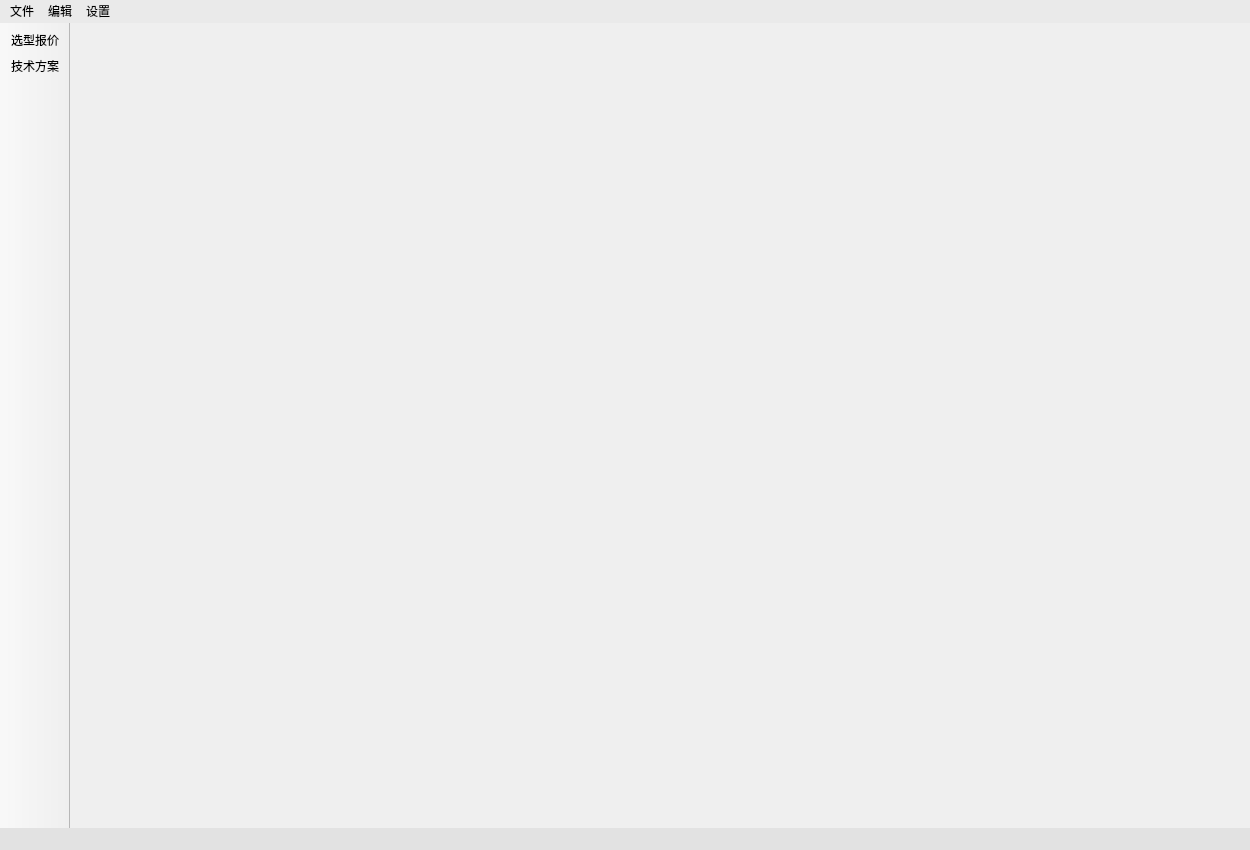
<?xml version="1.0" encoding="UTF-8"?>
<ui version="4.0">
 <class>MainWindow</class>
 <widget class="QMainWindow" name="MainWindow">
  <property name="geometry">
   <rect>
    <x>0</x>
    <y>0</y>
    <width>1250</width>
    <height>850</height>
   </rect>
  </property>
  <property name="windowTitle">
   <string>COPA  选型报价辅助系统</string>
  </property>
  <property name="styleSheet">
   <string notr="true">QMdiSubWindow {
    background-color: #F3F3F3;
    border: 1px solid #444444;
    color: rgb(0, 0, 0);
}

/* 标题栏区域（通过内部布局控制） */
QMdiSubWindow &gt; QWidget {
    background-color: rgb(255, 255, 255);
    color: rgb(0, 0, 0);
}
QMainWindow {background-color: rgb(117, 117, 117)}</string>
  </property>
  <widget class="QWidget" name="centralwidget"/>
  <widget class="QToolBar" name="toolBarLeft">
   <property name="minimumSize">
    <size>
     <width>0</width>
     <height>0</height>
    </size>
   </property>
   <property name="windowTitle">
    <string>工具栏</string>
   </property>
   <property name="movable">
    <bool>false</bool>
   </property>
   <property name="iconSize">
    <size>
     <width>32</width>
     <height>32</height>
    </size>
   </property>
   <property name="toolButtonStyle">
    <enum>Qt::ToolButtonStyle::ToolButtonTextUnderIcon</enum>
   </property>
   <property name="floatable">
    <bool>false</bool>
   </property>
   <attribute name="toolBarArea">
    <enum>LeftToolBarArea</enum>
   </attribute>
   <attribute name="toolBarBreak">
    <bool>false</bool>
   </attribute>
   <addaction name="actionToolA"/>
   <addaction name="actionToolB"/>
  </widget>
  <widget class="QMenuBar" name="menubar">
   <property name="geometry">
    <rect>
     <x>0</x>
     <y>0</y>
     <width>1250</width>
     <height>33</height>
    </rect>
   </property>
   <property name="styleSheet">
    <string notr="true">/* 菜单栏背景 */
QMenuBar {
    background-color: rgb(234, 234, 234);
    color: rgb(0, 0, 0);
}

/* 菜单栏项：鼠标悬停/选中时的样式 */
QMenuBar::item:selected {
    background-color: rgb(222, 222, 222);  /* 选中背景色 */
    color: rgb(0, 0, 0);             /* 选中文字色 */
    border-radius: 4px;
}

/* 菜单栏项：按下时的样式 */
QMenuBar::item:pressed {
    background-color: rgb(222, 222, 222);
    color: rgb(0, 0, 0);
}

/* 下拉菜单整体背景 */
QMenu {
    background-color: rgb(255, 255, 255);
    color: rgb(0, 0, 0);
    border: 1px solid #444444;
}

/* 下拉菜单项：悬停/选中 */
QMenu::item:selected {
    background-color: rgb(222, 222, 222);
    color: rgb(0, 0, 0);
    border-radius: 3px;
}

/* 下拉菜单项：禁用状态 */
QMenu::item:disabled {
    color: #888888;
}

/* 分隔线颜色 */
QMenu::separator {
    background-color: #444444;
    height: 1px;
    margin: 4px 8px;
}</string>
   </property>
   <widget class="QMenu" name="menuFile">
    <property name="title">
     <string>文件</string>
    </property>
    <addaction name="actionNew"/>
    <addaction name="actionNSD"/>
    <addaction name="actionOpen"/>
    <addaction name="separator"/>
    <addaction name="actionSave"/>
    <addaction name="separator"/>
    <addaction name="actionCloseCurrent"/>
    <addaction name="actionCloseAll"/>
   </widget>
   <widget class="QMenu" name="menuEdit">
    <property name="title">
     <string>编辑</string>
    </property>
    <addaction name="actionCut"/>
    <addaction name="actionCopy"/>
    <addaction name="actionPaste"/>
    <addaction name="actionDel"/>
    <addaction name="actionSelectAll"/>
   </widget>
   <widget class="QMenu" name="menuConfig">
    <property name="title">
     <string>设置</string>
    </property>
    <addaction name="actionDefaultInput"/>
    <addaction name="separator"/>
    <addaction name="actionManual"/>
    <addaction name="separator"/>
    <addaction name="actionInfo"/>
    <addaction name="actionFeedback"/>
   </widget>
   <addaction name="menuFile"/>
   <addaction name="menuEdit"/>
   <addaction name="menuConfig"/>
  </widget>
  <widget class="QStatusBar" name="statusbar">
   <property name="styleSheet">
    <string notr="true">background-color: rgb(226, 226, 226)</string>
   </property>
  </widget>
  <action name="actionNew">
   <property name="icon">
    <iconset theme="document-new"/>
   </property>
   <property name="text">
    <string>新建报价选型</string>
   </property>
   <property name="toolTip">
    <string>新建项目报价</string>
   </property>
   <property name="shortcut">
    <string>Ctrl+N</string>
   </property>
   <property name="visible">
    <bool>true</bool>
   </property>
   <property name="iconVisibleInMenu">
    <bool>true</bool>
   </property>
   <property name="priority">
    <enum>QAction::Priority::HighPriority</enum>
   </property>
  </action>
  <action name="actionOpen">
   <property name="icon">
    <iconset theme="document-open"/>
   </property>
   <property name="text">
    <string>打开项目快照</string>
   </property>
  </action>
  <action name="actionSave">
   <property name="icon">
    <iconset theme="document-save"/>
   </property>
   <property name="text">
    <string>保存项目快照</string>
   </property>
   <property name="toolTip">
    <string>保存项目快照</string>
   </property>
   <property name="shortcut">
    <string>Ctrl+S</string>
   </property>
  </action>
  <action name="actionCloseCurrent">
   <property name="icon">
    <iconset theme="application-exit"/>
   </property>
   <property name="text">
    <string>关闭当前...</string>
   </property>
   <property name="shortcut">
    <string>Shift+F4</string>
   </property>
   <property name="menuRole">
    <enum>QAction::MenuRole::TextHeuristicRole</enum>
   </property>
  </action>
  <action name="actionCloseAll">
   <property name="icon">
    <iconset theme="application-exit"/>
   </property>
   <property name="text">
    <string>关闭所有...</string>
   </property>
  </action>
  <action name="actionCut">
   <property name="icon">
    <iconset theme="edit-cut"/>
   </property>
   <property name="text">
    <string>剪切</string>
   </property>
   <property name="shortcut">
    <string>Ctrl+X</string>
   </property>
  </action>
  <action name="actionCopy">
   <property name="icon">
    <iconset theme="edit-copy"/>
   </property>
   <property name="text">
    <string>复制</string>
   </property>
   <property name="shortcut">
    <string>Ctrl+C</string>
   </property>
  </action>
  <action name="actionPaste">
   <property name="icon">
    <iconset theme="edit-paste"/>
   </property>
   <property name="text">
    <string>粘贴</string>
   </property>
   <property name="shortcut">
    <string>Ctrl+V</string>
   </property>
  </action>
  <action name="actionDel">
   <property name="icon">
    <iconset theme="edit-delete"/>
   </property>
   <property name="text">
    <string>删除</string>
   </property>
   <property name="shortcut">
    <string>Del</string>
   </property>
  </action>
  <action name="actionSelectAll">
   <property name="text">
    <string>全选</string>
   </property>
   <property name="shortcut">
    <string>Ctrl+A</string>
   </property>
  </action>
  <action name="actionManual">
   <property name="icon">
    <iconset theme="help-browser"/>
   </property>
   <property name="text">
    <string>使用说明</string>
   </property>
  </action>
  <action name="actionInfo">
   <property name="icon">
    <iconset theme="help-about"/>
   </property>
   <property name="text">
    <string>关于COPA</string>
   </property>
  </action>
  <action name="actionFeedback">
   <property name="icon">
    <iconset theme="mail-forward"/>
   </property>
   <property name="text">
    <string>反馈与优化</string>
   </property>
  </action>
  <action name="actionDefaultInput">
   <property name="icon">
    <iconset theme="mail-message-new"/>
   </property>
   <property name="text">
    <string>默认输入方式...</string>
   </property>
   <property name="toolTip">
    <string>设置需求录入窗口默认显示的输入页签</string>
   </property>
  </action>
  <action name="actionToolA">
   <property name="icon">
    <iconset theme="accessories-calculator"/>
   </property>
   <property name="text">
    <string>选型报价</string>
   </property>
   <property name="toolTip">
    <string>新建报价项目（Desk）</string>
   </property>
  </action>
  <action name="actionToolB">
   <property name="icon">
    <iconset theme="document-print"/>
   </property>
   <property name="text">
    <string>技术方案</string>
   </property>
   <property name="toolTip">
    <string>sDocBuilder 技术方案编排</string>
   </property>
  </action>
  <action name="actionNSD">
   <property name="icon">
    <iconset theme="document-new"/>
   </property>
   <property name="text">
    <string>新建技术方案</string>
   </property>
   <property name="shortcut">
    <string>Shift+O</string>
   </property>
  </action>
 </widget>
 <resources/>
 <connections/>
</ui>
